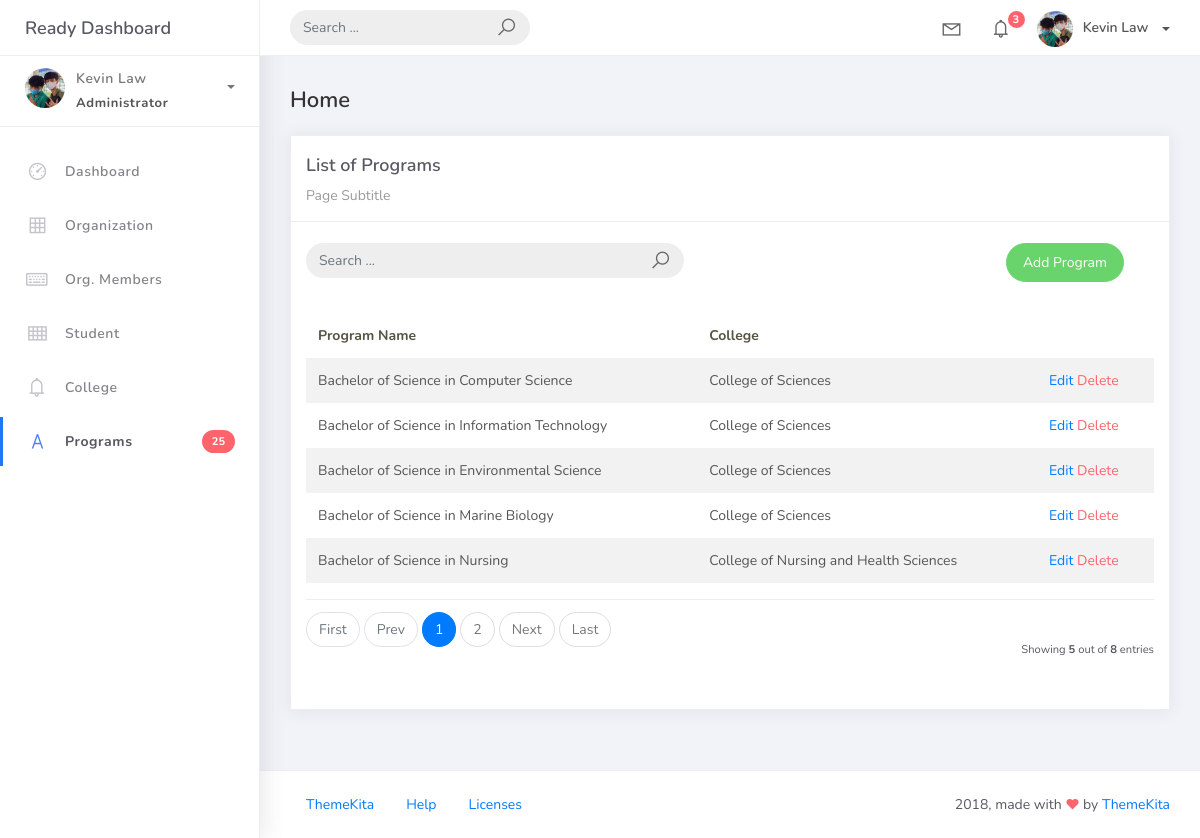
The app's page /program_list, older data.
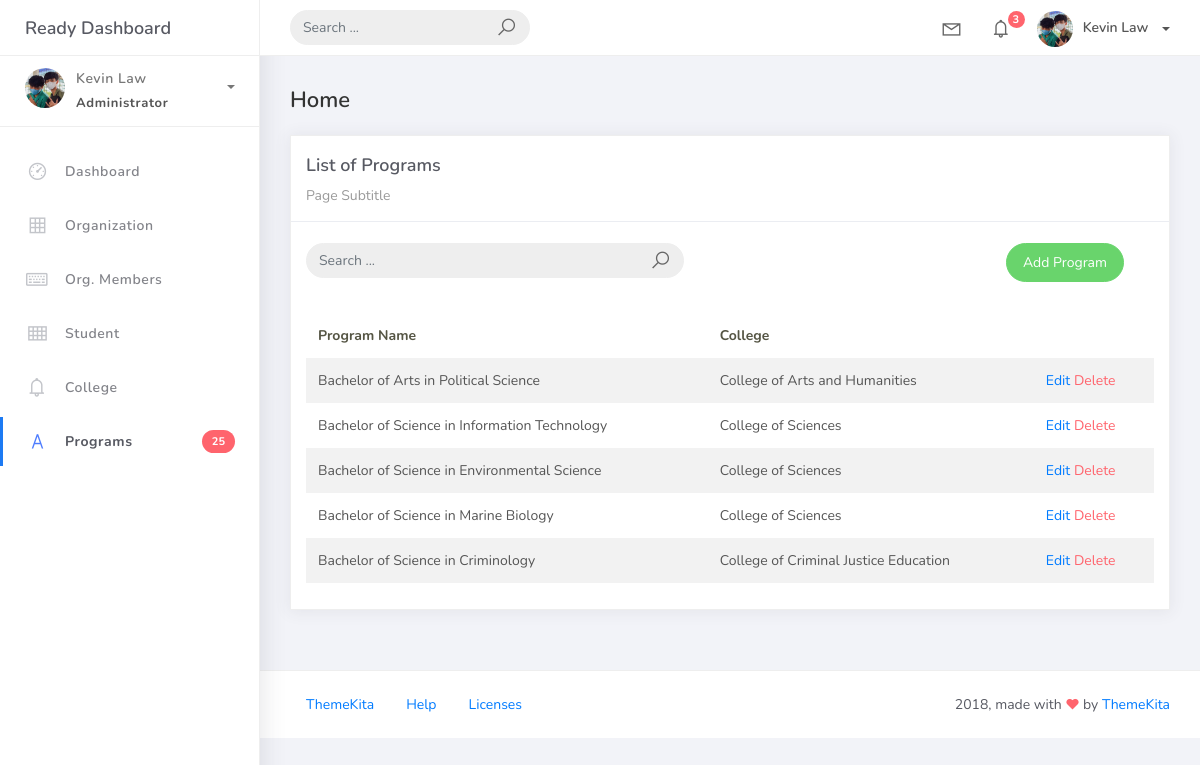
The same page, newer data.
### studentorg/models.py (models this page shows, shortened)
class BaseModel (models.Model):
    created_at = models.DateTimeField(auto_now_add=True, db_index=True)
    updated_at = models.DateTimeField(auto_now=True)
    class Meta:
        abstract = True

class Program(BaseModel):
    prog_name = models.CharField(max_length=150)
    college = models.ForeignKey(College, on_delete=models.CASCADE)

class College(BaseModel):
    college_name = models.CharField(max_length=150)
    def __str__(self):
        return self.college_name

### studentorg/views.py (the view)
# urls.py: path('program_list', views.ProgramList.as_view(), name='program-list'),
class ProgramList(ListView):
    model = Program
    context_object_name = 'program'
    template_name = "program_list.html"
    paginate_by = 5

### templates/program_list.html
{% extends 'base.html' %} {% load static %} {% block content %}
<div class="content">
    <div class="container-fluid">
        <h4 class="page-title">Home</h4>
        <div class="row">
            <div class="col-md-12">
                <div class="card">
                    <div class="card-header">
                        <div class="card-title">List of Programs</div>
                        <div class="card-category">Page Subtitle</div>
                    </div>
                    <br />
                    <div class="col-md-12 row">
                        <div class="col-md-6">
                            <form class="navbar-left navbar-form nav-search mr-md-3" action="">
                                <div class="input-group">
                                    <input type="text" placeholder="Search ..." class="form-control" />
                                    <div class="input-group-append">
                                        <span class="input-group-text">
                                            <i class="la la-search search-icon"></i>
                                        </span>
                                    </div>
                                </div>
                            </form>
                        </div>
                        <div class="col-md-6">
                            <div class="pull-right">
                                <a href="{% url 'program-add' %}" class="btn btn-success btn-rounded">Add Program</a>
                            </div>
                        </div>
                    </div>
                    <div class="card-body">
                        <table class="table table-striped mt-3">
                            <thead>
                                <tr>
                                    <th scope="col">Program Name</th>
                                    <th scope="col">College</th>
                                </tr>
                            </thead>
                            <tbody>
                                {% for object in object_list %}
                                <tr>
                                    <td>{{ object.prog_name }}</td>
                                    <td>{{ object.college }}</td>
                                    <td>
                                        <a href="program_list/{{ object.id }}">Edit</a>
                                        <a href="program_list/{{ object.id }}/delete" class="text-danger">Delete</a>
                                    </td>
                                </tr>
                                {% empty %}
                                <tr>
                                    <td colspan="4" style="text-align: center;">
                                        <p class="text-sm font-weight-bold mb-0">No Records Found</p>
                                    </td>
                                </tr>
                                {% endfor %}
                            </tbody>
                        </table>
                        {% include 'includes/pagination.html' %}
                    </div>
                </div>
            </div>
        </div>
    </div>
</div>
{% endblock %}

Row changes from the older to the newer data that the page shows:
removed Program: prog_name "Bachelor of Science in Nursing", college "College of Nursing and Health Sciences"
changed Program: prog_name "Bachelor of Science in Computer Science" → "Bachelor of Arts in Political Science"; college "College of Sciences" → "College of Arts and Humanities"
now on this page (row unchanged): Program: prog_name "Bachelor of Science in Criminology", college "College of Criminal Justice Education"
Text that changed along with them:
{{ object_list.count }}: "5" → (not shown)
{{ paginator.count }}: "8" → (not shown)
text no longer shown: "First Prev Next Last Showing out of entries"
list line gone: "1"
list line gone: "2"
